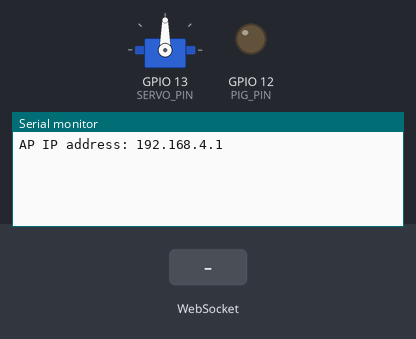
Bench run of a sketch on a simulated ESP32. Parts: servo, output pins drawn as LEDs (lit = HIGH), the last lines printed to the serial monitor. The inputs (shaded band) are chosen by the test bench.

Above: at 1.2 s.
1.3 s: WebSocket text "range:" received
At 1.9 s:
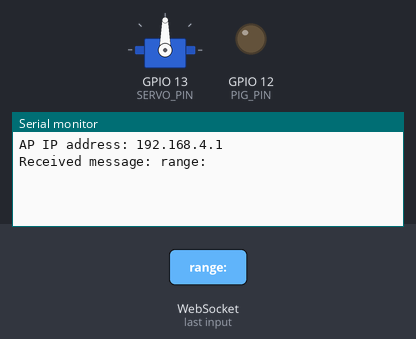
2.8 s: WebSocket text ";" received
At 4.0 s:
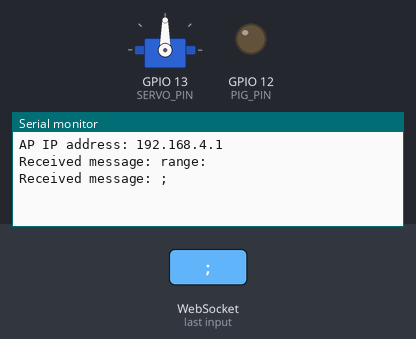
4.3 s: WebSocket text "checkbox1:" received
At 5.3 s:
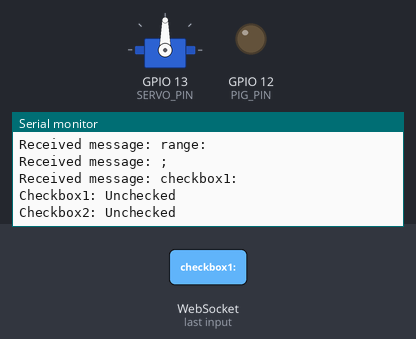

Measured:
- after the input at 1.3 s, the serial monitor: prints a new line at once (image 1)
- after the input at 2.8 s, the serial monitor: prints a new line at once (image 2)
- after the input at 4.3 s, the serial monitor: prints a new line at once (image 3)

The sketch:

octupusTurret.ino
```cpp
#include <WiFi.h>
#include <WebSocketsServer.h>
#include <ESPAsyncWebServer.h>
#include <ESP32Servo.h>


// Network credentials
const char* ssid = "octopuss shooter";
const char* password = "Botsec";

// Pin definitions
#define TRIG_PIN 14   // GPIO14
#define PIG_PIN 12    // GPIO12
#define SERVO_PIN 13  // GPIO13

Servo yaw;

// Create WebSocket and HTTP servers
WebSocketsServer websocket = WebSocketsServer(81);
AsyncWebServer server(80);

// Global variables to store the parsed values
int range = 90;
bool checkbox1Checked = false;
bool checkbox2Checked = false;

// Function to manage the pins and servo
void managepins(int range1, bool checkbox1, bool checkbox2) {
    digitalWrite(PIG_PIN, checkbox2 ? HIGH : LOW);
    if (checkbox2) {
        digitalWrite(TRIG_PIN, checkbox1 ? HIGH : LOW);
    }
    yaw.write(range1);
}

// Function to parse and process the latest WebSocket message
void parseMessage(const String& msg) {
    if (msg.startsWith("range:")) {
        int rangeIndex = msg.indexOf("range:");
        int rangeEndIndex = msg.indexOf(";", rangeIndex);
        if (rangeIndex != -1 && rangeEndIndex != -1) {
            String rangeValue = msg.substring(rangeIndex + 6, rangeEndIndex);
            range = rangeValue.toInt();
            Serial.print("Range: ");
            Serial.println(range);
        }
    } else if (msg.startsWith("checkbox1:") || msg.startsWith("checkbox2:")) {
        int checkbox1Index = msg.indexOf("checkbox1:");
        if (checkbox1Index != -1) {
            int checkbox1EndIndex = msg.indexOf(";", checkbox1Index);
            if (checkbox1EndIndex != -1) {
                String checkbox1Value = msg.substring(checkbox1Index + 10, checkbox1EndIndex);
                checkbox1Checked = (checkbox1Value == "true");
            }
        }

        int checkbox2Index = msg.indexOf("checkbox2:");
        if (checkbox2Index != -1) {
            String checkbox2Value = msg.substring(checkbox2Index + 10);
            checkbox2Checked = (checkbox2Value == "true");
        }

        Serial.print("Checkbox1: ");
        Serial.println(checkbox1Checked ? "Checked" : "Unchecked");
        Serial.print("Checkbox2: ");
        Serial.println(checkbox2Checked ? "Checked" : "Unchecked");
        managepins(range, checkbox1Checked, checkbox2Checked);
    }
}

// HTML webpage content
const char* webpage = R"rawliteral(
<!DOCTYPE html>
<html lang="en">
<head>
    <meta charset="UTF-8">
    <meta name="viewport" content="width=device-width, initial-scale=1.0">
    <title>God Ex Machina</title>
    <style>
        body {
            background-color: rgb(42, 36, 36);
            color: white;
            font-family: Arial, sans-serif;
        }
        .range-slider {
            margin: 10px;
            color: blueviolet;
            width: 100%;
            height: 40px;
            accent-color: rgb(66, 29, 150);
        }
        .beans {
            align-content: center;
        }
        input.checkbox1 {
            width: 100px;
            height: 40px;
            accent-color: rgb(232, 239, 26);
        }
        input.checkbox2 {
            width: 80px;
            height: 40px;
            accent-color: red;
        }
        .names {
            display: flex;
            margin-left: 25px;
        }
    </style>
</head>
<body>
    <input type="range" min="0" value="90" max="180" class="range-slider" id="rangeSlider">
    <div class="names">
        <h2>spin____</h2>
        <h2>trigger</h2>
    </div>
    <div class="beans">
        <input type="checkbox" class="checkbox1" id="checkbox1">
        <input type="checkbox" class="checkbox2" id="checkbox2">
    </div>

    <script>
        const ws = new WebSocket('ws://' + location.hostname + ':81');

        ws.onopen = () => {
            console.log('WebSocket connection established');
        };

        ws.onmessage = (event) => {
            console.log('Message from server', event.data);
        };

        ws.onclose = () => {
            console.log('WebSocket connection closed');
        };

        // Send range value every 50 milliseconds
        let lastRangeValue = document.getElementById('rangeSlider').value;
        setInterval(() => {
            const rangeValue = document.getElementById('rangeSlider').value;
            if (rangeValue !== lastRangeValue) {
                ws.send(`range:${rangeValue}`);
                lastRangeValue = rangeValue;
            }
        }, 50);

        // Send checkbox values when they change
        function sendCheckboxValues() {
            const checkbox1Checked = document.getElementById('checkbox1').checked;
            const checkbox2Checked = document.getElementById('checkbox2').checked;
            const checkboxMessage = `checkbox1:${checkbox1Checked};checkbox2:${checkbox2Checked}`;
            ws.send(checkboxMessage);
        }

        document.getElementById('checkbox1').addEventListener('change', sendCheckboxValues);
        document.getElementById('checkbox2').addEventListener('change', sendCheckboxValues);
    </script>
</body>
</html>
)rawliteral";

// Handle root URL
void handleRoot(AsyncWebServerRequest *request) {
    request->send(200, "text/html", webpage);
}

// WebSocket event handler
void onWebSocketEvent(uint8_t num, WStype_t type, uint8_t *payload, size_t length) {
    if (type == WStype_TEXT) {
        String msg = String((char*)payload);
        Serial.print("Received message: ");
        Serial.println(msg);
        parseMessage(msg);
    }
}

void setup() {
    Serial.begin(9600);
    WiFi.mode(WIFI_AP);
    WiFi.softAP(ssid, password);
    Serial.print("AP IP address: ");
    Serial.println(WiFi.softAPIP());

    pinMode(PIG_PIN, OUTPUT);
    pinMode(TRIG_PIN, OUTPUT);
    yaw.attach(SERVO_PIN);

    websocket.begin();
    websocket.onEvent(onWebSocketEvent);

    server.on("/", HTTP_GET, handleRoot);
    server.begin();
}

void loop() {
    websocket.loop(); // Process WebSocket events
}
```
